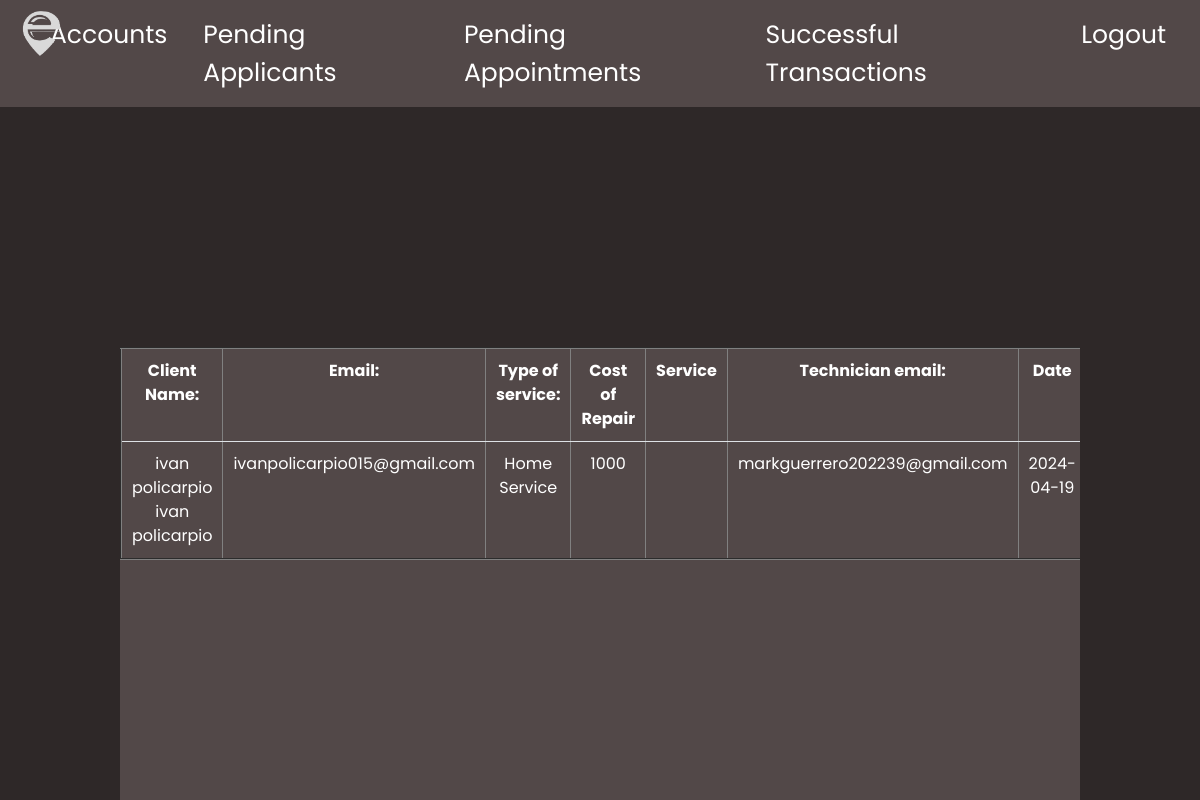
The page /Successful_transaction.php on the database its author committed.
### tables this page shows
CREATE TABLE `successful_transactions` (
  `id` int(11) NOT NULL,
  `endUser_email` varchar(255) NOT NULL,
  `endUser_name` varchar(255) NOT NULL,
  `technician_email` varchar(255) NOT NULL,
  `type_of_service` varchar(255) NOT NULL,
  `service` varchar(255) NOT NULL,
  `cost_of_repair` varchar(255) NOT NULL,
  `date` varchar(255) NOT NULL,
  `time` varchar(255) NOT NULL,
  `status` varchar(255) NOT NULL
);

### Successful_transaction.php (the view, shortened to what this page needs)
<?php
    require_once("dbcon.php");
    $sql = "SELECT * FROM successful_transactions";
    $query = mysqli_query($conn, $sql);
?>
<!DOCTYPE html>
<html lang="en">
<head>
    <link rel="stylesheet" href="https://cdnjs.cloudflare.com/ajax/libs/font-awesome/5.15.4/css/all.min.css">
    <link rel="stylesheet" href="https://stackpath.bootstrapcdn.com/bootstrap/4.5.2/css/bootstrap.min.css">
    <link rel="stylesheet" href="pending_appointments.css">
</head>
<body>
<nav class="navbar navbar-expand-lg navbar-light" style="background: rgb(82, 72, 72); color: white;">
        <a class="navbar-brand" href="#"><img src="logo.png" alt="Logo" class="logo"></a>
        <div class="collapse navbar-collapse justify-content-end" id="navbarSupportedContent">
            <ul class="navbar-nav ml-auto">
                <li class="nav-item"><a class="nav-link" href="adminpage.php" style="color: white;">Accounts</a></li>
                <li class="nav-item"><a class="nav-link" href="pending_applicants.php" style="color: white;">Pending Applicants</a></li>
                <li class="nav-item"><a class="nav-link" href="pending_appointments.php" style="color: white;">Pending Appointments</a></a></li>
                <li class="nav-item"><a class="nav-link" href="Successful_transaction.php" style="color: white;">Successful Transactions</a></li>
                <li class="nav-item"><a class="nav-link" href="#" style="color: white;">Logout</a></li>
            </ul>
        </div>
    </nav>
    <div class="table-container" id="container">
        <table class="table" border="2">
            <tr>
                <th>Client Name:</th>
                <th>Email:</th>
                <th>Type of service:</th>
                <th>Cost of Repair</th>
                <th>Service</th>
                <th>Technician email:</th>
                <th>Date</th>
            </tr>
            <?php
                while($row = mysqli_fetch_assoc($query)){
            ?>
            <tr>
                <td><?php echo $row['endUser_name'] ?> <?php echo $row['endUser_name'] ?></td>
                <td><?php echo $row['endUser_email'] ?></td>
                <td><?php echo $row['type_of_service'] ?></td>
                <td class="email"><?php echo $row['cost_of_repair'] ?></td>
                <td><?php echo $row['service'] ?> </td>
                <td><?php echo $row['technician_email'] ?></td>
                <td><?php echo $row['date'] ?></td></td>
            </tr>
            <?php
                }
            ?>
        </table>
    </div>
</body>
</html>

### pending_appointments.css (style rules this page uses)
body { background: rgb(46, 40, 40); font-family: 'Poppins', sans-serif; margin: 0; padding: 0; overflow-x: hidden; }
.navbar { background-color: rgba(0, 0, 0, 0.7); }
.navbar-nav { margin-left: auto; }
.navbar-nav .nav-item { margin: 0 10px; transition: transform 0.3s; }
.navbar-nav .nav-link { font-size: 25px; text-decoration: none; }
.logo { width: 100px; position: absolute; top: -15px; left: -30px; margin: 20px; }
.table-container { position: fixed; margin-top: 500px; left: 50%; transform: translate(-50%, -50%); overflow-y: scroll; overflow-x: hidden; height: 520px; width: 80%; background: rgb(82, 72, 72); }
.table { height: auto; border-collapse: collapse; margin-right: 70px; text-align: center; width: 100%; overflow-y: scroll; / }
.table th, .table td { padding: 10px; color: white; }

### rows shown on the page
successful_transactions: endUser_name "ivan policarpio", endUser_email "ivanpolicarpio015@gmail.com", type_of_service "Home Service", cost_of_repair "1000", technician_email "markguerrero202239@gmail.com", date "2024-04-19"
